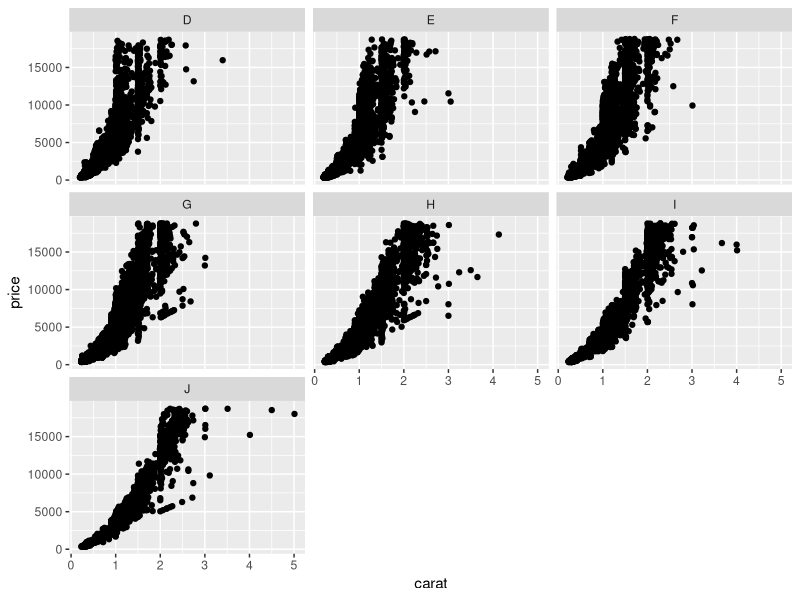

Recreate this plot in R.


library(ggplot2)
dia <- data.frame(diamonds)
x<-2
y<-c(1,2,3,4,2,3)

x<-c("ashar","hello")

class(y)

y<-as.character(y)
y<-as.numeric(y)

mean(y)
y<-as.factor(y)
View(dia)
unique(dia$cut)
table(dia$cut)

z<-c(1,2,6,NA,8,NA,10)
is.na(z)
length(z)
table(is.na(z))
z[is.na(z)] <-0
z[is.na(z)] <-median(z,na.rm=T)#replace NA with median

qplot(data=dia,x=carat,y=price) + facet_wrap(~color)


dih <- function(x,y){
  z=x+y
  return(z)
  
}

dih <- function(x){
  x=x+x
  return(x)
  
}

